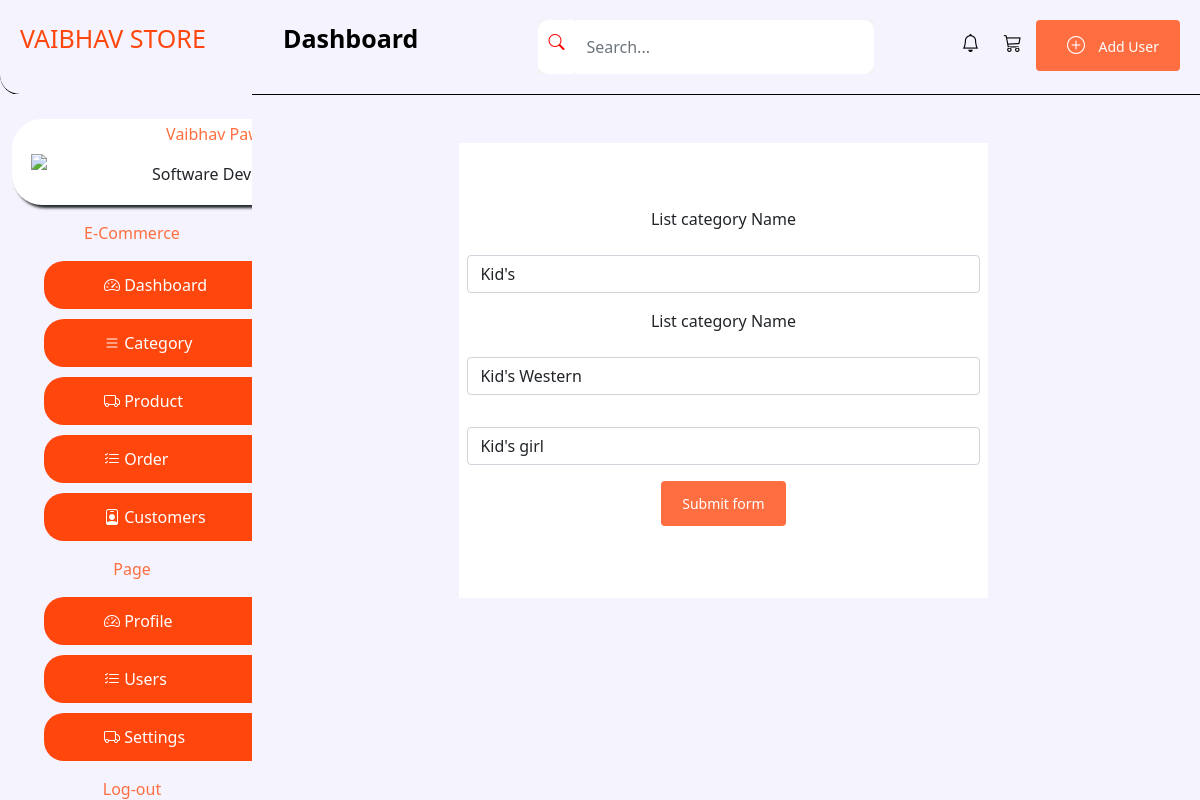
Page /Admin/Categoery_add.php?ids=31 (signed in) on the committed database.
### tables this page shows
CREATE TABLE `sub_category` (
  `ID` int(26) NOT NULL,
  `category` varchar(255) NOT NULL,
  `sub_category` varchar(255) NOT NULL,
  `Cat_sub` varchar(255) NOT NULL,
  `Date` date NOT NULL DEFAULT current_timestamp()
);

### Admin/Categoery_add.php (the view, shortened to what this page needs)
<?php include 'DB.php'; ?>
<!doctype html>
<html lang="en">
<head>
    <link href="https://cdn.jsdelivr.net/npm/bootstrap@5.0.2/dist/css/bootstrap.min.css" rel="stylesheet">
    <link rel="stylesheet" href="https://cdn.jsdelivr.net/npm/bootstrap-icons@1.10.4/font/bootstrap-icons.css">
    <link rel="stylesheet" href="CSS/Nav.css">
    <link rel="stylesheet" href="CSS/body.css">
</head>
<body>
    <div class="container-fluid">
        <?php include 'Sidenavbar.php' ?>
        <div class="main">
            <div class="conatiner">
                <div class="row justify-content-center">
                    <div class="col-md-9">
                        <div class="conatiner">
                            <div class="row justify-content-center">
                                <div class="col-md-9">
                                    <?php
                                    $ids = $_GET['ids'];
                                    $query = "select * from sub_category where ID='$ids'";
                                    $show = mysqli_query($con, $query);
                                    while ($row = mysqli_fetch_array($show)) {
                                    ?>
                                        <form method="post" class="row g-3 needs-validation Category-box mt-2 mb-5 pt-5 pb-5" novalidate>
                                            <div class="col-md-12 mt-3">
                                                <label for="validationCustom01" class="form-label">List category Name</label>
                                                <input type="text" class="form-control mt-3" id="validationCustom01" value="<?php echo $row['category'] ?>" name="category" required>
                                            </div>
                                            <br />
                                            <div class="col-md-12 mt-3">
                                                <label for="validationCustom01" class="form-label">List category Name</label>
                                                <input type="text" class="form-control mt-3" id="validationCustom01" value="<?php echo $row['sub_category'] ?>" name="sub_category" required>
                                            </div>
                                            <div class="col-md-12 mt-3">
                                                <input type="text" class="form-control mt-3" id="validationCustom01" value="<?php echo $row['Cat_sub'] ?>" name="cat_sub" required>
                                            </div>
                                            <div class="col-12 mb-4">
                                                <button class="btn btn-primary" type="submit" name="submit">Submit form</button>
                                            </div>
                                        </form>
                                    <?php
                                    }
                                    ?>
                                </div>
                            </div>
                        </div>
                    </div>
                </div>
</body>
</html>

### Admin/CSS/Nav.css (style rules this page uses)
Nav { display: flex; justify-content: space-between; padding: 20px; position: fixed; border-bottom: 1px solid black; border-bottom-left-radius: 20px; width: 100%; background-color: #f5f4fe; }
.logo a { text-decoration: none; color: #ff470d; font-size: 25px; text-transform: uppercase; }
.overview { display: flex; justify-content: space-between; }
.overview p { color: #000; font-weight: bolder; font-size: 25px; }
.overview .search { display: flex; margin-left: 120px; background-color: #f2f2f2; }
.overview .search i { background-color: #fff; color: red; padding: 10px; border-bottom-left-radius: 10px; border-top-left-radius: 10px; }
.overview .search input { width: 300px; border: none; border-bottom-right-radius: 10px; border-top-right-radius: 10px; }
.side-menu i { padding-left: 10px; margin-right: 10px; cursor: pointer; text-decoration: none; font-size: 18px; }
.btn { color: #fff !important; background-color: #ff6e40; border-color: #ff6e40; font-size: 14px; text-align: center; text-decoration: none; border: 1px solid transparent; padding: 0.675rem 1.25rem; }
.btn i { background-color: #ff6e40; color: white; }
.main { width: 80%; margin-left: 21%; text-align: center; background-color: #f5f4fe; height: 100vh; padding-top: 135px; }

### Admin/CSS/body.css (style rules this page uses)
* { margin: 0; padding: 0; }
body { background-color: #f5f4fe; }
a { text-decoration: none; color: black; }
.container-fluid { background-color: #f5f4fe; display: flex; }
.section-box, .section-box-two, .table, .Category-box { background-color: #fff; }

### rows in the picture
sub_category: category "Kid's", sub_category "Kid's Western", cat_sub "Kid's girl"

### other values in the picture
$_SESSION['first_name'] "Vaibhav"
$_SESSION['post'] "Software…"
